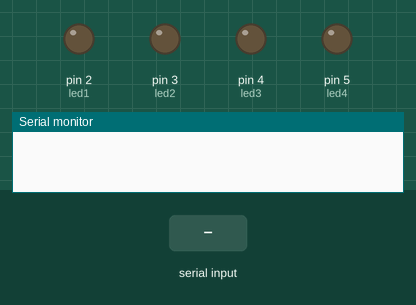
Recording of a sketch running on a simulated Arduino Uno, built with avr-gcc and run on an emulated ATmega328P. On the bench: output pins drawn as LEDs (lit = HIGH), the last lines printed to the serial monitor. Inputs (shaded band) come from the test bench.

Above: at 1.2 s.
1.3 s: "1" received over Serial
At 2.1 s:
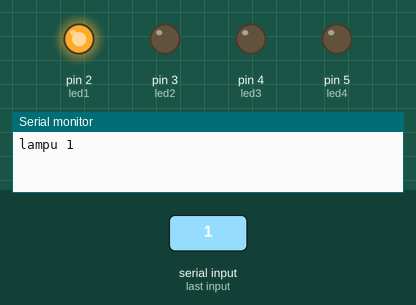
2.8 s: "2" received over Serial
At 3.2 s:
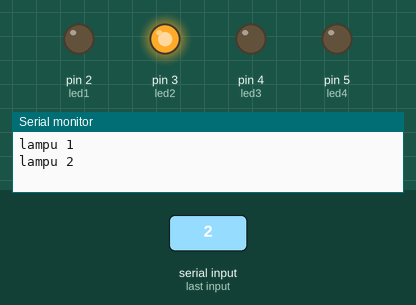
4.3 s: "3" received over Serial
At 5.5 s:
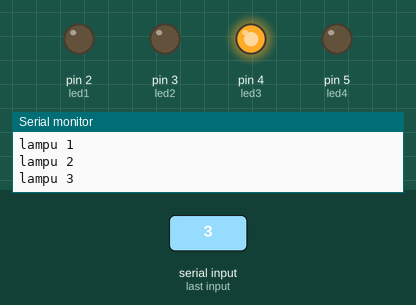
5.8 s: "4" received over Serial
At 6.7 s:
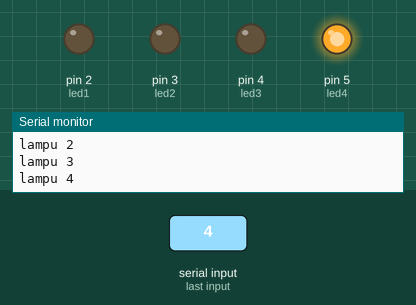
Timing chart, 0 to 8.3 s (numbered marks = the images above; inputs shaded):
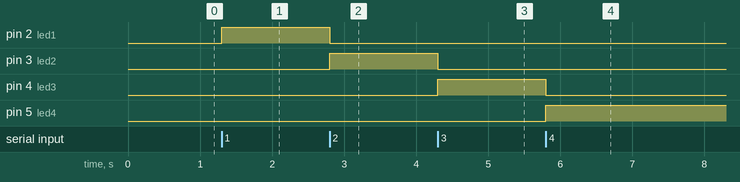

Measured:
- after the input at 1.3 s, pin 2 (led1): LOW → HIGH at once
- after the input at 2.8 s, pin 2 (led1): HIGH → LOW at once; pin 3 (led2): LOW → HIGH at once
- after the input at 4.3 s, pin 3 (led2): HIGH → LOW at once; pin 4 (led3): LOW → HIGH at once
- after the input at 5.8 s, pin 4 (led3): HIGH → LOW at once; pin 5 (led4): LOW → HIGH at once

The sketch:

sketch_apr29a.ino
```cpp
int led1 = 2;
int led2 = 3;
int led3 = 4;
int led4 = 5;
void setup() {
  // put your setup code here, to run once:
  pinMode(led1, OUTPUT);
  pinMode(led2, OUTPUT);
  pinMode(led3, OUTPUT);
  pinMode(led4, OUTPUT);
  Serial.begin(9600);

}
  char a;
  int activated = led1;
void loop() {
  // put your main code here, to run repeatedly:
  a =  Serial.read();
  if (Serial.available()>0)
  {
    Serial.println(a);
    delay(100);
  }

  if (a=='1')
  {
    digitalWrite(activated, LOW);
    digitalWrite(led1, HIGH);
    activated = led1;
    Serial.println("lampu 1");
    delay(1000);

  }  if (a=='2')
  {
    digitalWrite(activated, LOW);
    digitalWrite(led2, HIGH);
    activated = led2;
    Serial.println("lampu 2");
    delay(1000);

  }
    if (a=='3')
  {
    digitalWrite(activated, LOW);
    digitalWrite(led3, HIGH);
    activated = led3;
    Serial.println("lampu 3");
    delay(1000);
  }
    if (a=='4')
  {
    digitalWrite(activated, LOW);
    digitalWrite(led4, HIGH);
    Serial.println("lampu 4");
    activated = led4;

  }

}
```
